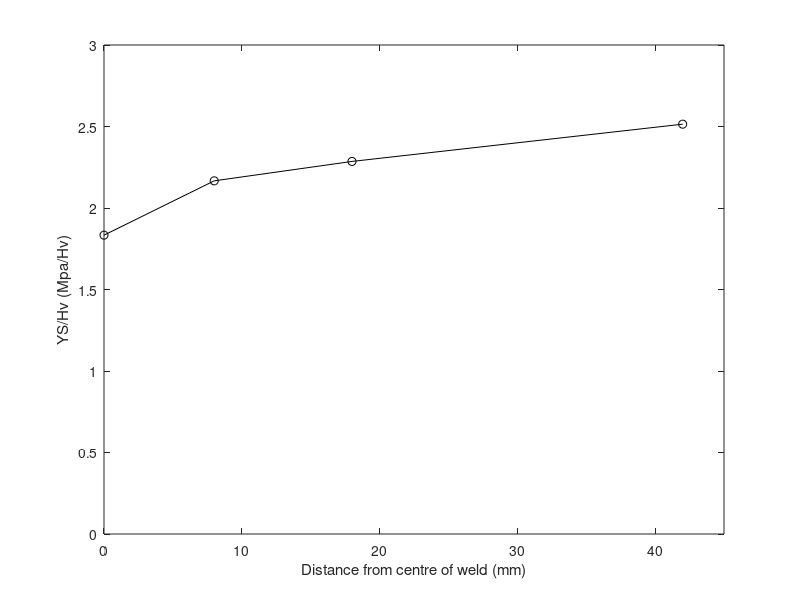
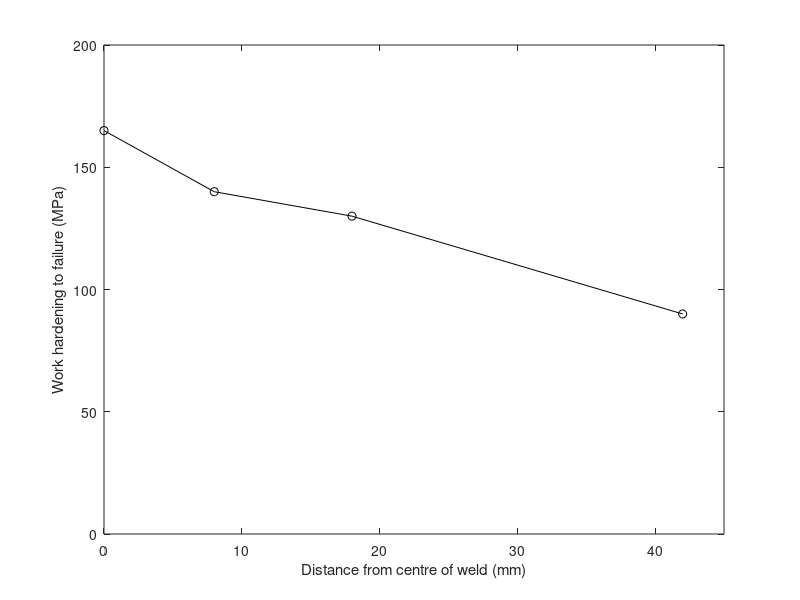
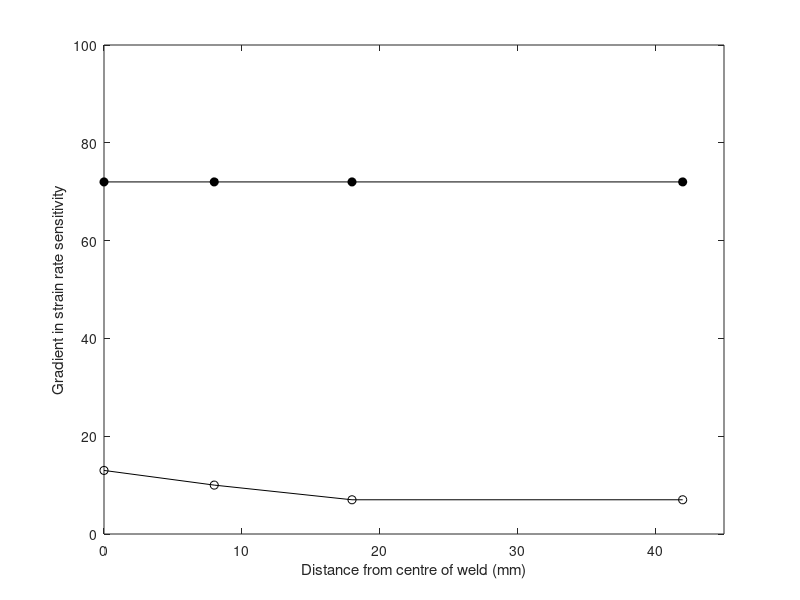
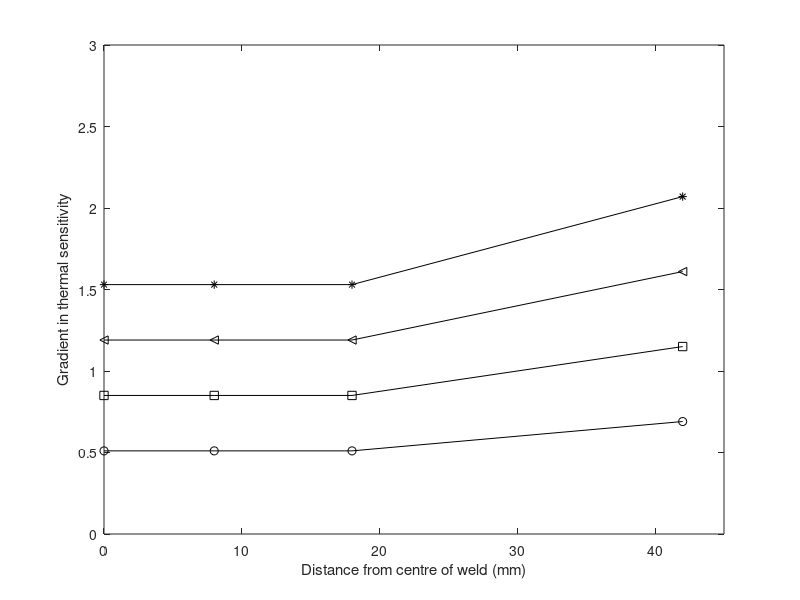

Write the MATLAB code that produced these figures, in order.
clear all 
close all

YSHV=[175 440 42
    140 320 18
    120 260 8
    120 220 0];
WH=[90 42
    130 18
    140 8
    165 0];
SRS=[7 72 42
    7 72 18
    10 72 8
    13 72 0];

HTS=[-.69 -1.15 -1.61 -2.07 42
    -.51 -.85 -1.19 -1.53 18
    -.51 -.85 -1.19 -1.53 8
    -.51 -.85 -1.19 -1.53 0];
% h=figure;
% [ax,p1,p2] = plotyy(YSHV(:,3),(YSHV(:,2)./YSHV(:,1)),WH(:,2),WH(:,1),'plot','plot');
% set(p1,'Marker','s','color','black','MarkerSize',8)
% set(p2,'Marker','o','color','black','MarkerSize',8)
% set(ax,{'ycolor'},{'k';[0 0 0]})
% set(ax(1),'XLim',[0 45]); %Sets Range 
% set(ax(1),'XTick',0:5:45);
% set(ax(1),'YLim',[1 3]);
% set(ax(1),'YTick',0:0.5:3);
% set(ax(2),'YLim',[0 200]);
% set(ax(2),'YTick',0:20:200);
% 
% ylabel(ax(1),'YS/Hv (Mpa/Hv)') % label left y-axis
% ylabel(ax(2),'Work hardening to failure (MPa)') % label right y-axis
% xlabel(ax(2),'Distance from centre of weld (mm)') % label x-axis
% saveas(h,'QuasiStaticVariation','fig');

% j=figure;
% [ax2,p11,p22] = plotyy(SRS(:,3),SRS(:,1),SRS(:,3),SRS(:,2),'plot','plot');
% set(p11,'Marker','s','color','black','MarkerSize',8)
% set(p22,'Marker','o','color','black','MarkerSize',8)
% set(ax2,{'ycolor'},{'k';[0 0 0]})
% set(ax2(1),'XLim',[0 45]); %Sets Range 
% set(ax2(1),'XTick',0:5:45);
% set(ax2(1),'YLim',[0 100]);
% set(ax2(1),'YTick',0:20:100);
% set(ax2(2),'YLim',[0 100]);
% set(ax2(2),'YTick',0:20:100);
% 
% ylabel(ax2(1),'Gradient in strain rate sensitivity') % label left y-axis
% ylabel(ax2(2),'Gradient in strain rate sensitivity') % label right y-axis
% xlabel(ax2(2),'Distance from centre of weld (mm)') % label x-axis
% saveas(j,'DynamicVariation','fig');

h=figure;
plot(YSHV(:,3),(YSHV(:,2)./YSHV(:,1)),'ok-');
xlim([0 45]);
ylim([0 3]);
xlabel('Distance from centre of weld (mm)');
ylabel('YS/Hv (Mpa/Hv)');
saveas(h,'YieldHardnessVariation','fig');

i=figure;
plot(WH(:,2),WH(:,1),'ko-');
xlim([0 45]);
ylim([0 200]);
xlabel('Distance from centre of weld (mm)');
ylabel('Work hardening to failure (MPa)');
saveas(i,'WorkHardeningVariation','fig');

k=figure;
plot(SRS(:,3),SRS(:,1),'ko-');
hold on;
plot(SRS(:,3),SRS(:,2),'ko-','MarkerFaceColor',[0 0 0]);
xlim([0 45]);
ylim([0 100]);
xlabel('Distance from centre of weld (mm)');
ylabel('Gradient in strain rate sensitivity');
saveas(k,'StrainRateVariation','fig');

l=figure;
plot(HTS(:,5),-HTS(:,1),'ko-');
hold on;
plot(HTS(:,5),-HTS(:,2),'ks-');
hold on;
plot(HTS(:,5),-HTS(:,3),'k<-');
hold on;
plot(HTS(:,5),-HTS(:,4),'k*-');
xlim([0 45]);
ylim([0 3]);
xlabel('Distance from centre of weld (mm)');
ylabel('Gradient in thermal sensitivity');
saveas(l,'ThermalVariation','fig');

m=figure;
subplot(2,2,1);
plot(YSHV(:,3),(YSHV(:,2)./YSHV(:,1)),'ok-');
xlim([0 45]);
ylim([0 3]);
xlabel('Distance from centre of weld (mm)');
ylabel('YS/Hv (Mpa/Hv)');

subplot(2,2,2);
plot(WH(:,2),WH(:,1),'ko-');
xlim([0 45]);
ylim([0 200]);
xlabel('Distance from centre of weld (mm)');
ylabel('Work hardening to failure (MPa)');

subplot(2,2,3);
plot(SRS(:,3),SRS(:,1),'ko-');
hold on;
plot(SRS(:,3),SRS(:,2),'ko-','MarkerFaceColor',[0 0 0]);
xlim([0 45]);
ylim([0 100]);
xlabel('Distance from centre of weld (mm)');
ylabel('Gradient in strain rate sensitivity');

subplot(2,2,4);
plot(HTS(:,5),-HTS(:,1),'ko-');
hold on;
plot(HTS(:,5),-HTS(:,2),'ks-');
hold on;
plot(HTS(:,5),-HTS(:,3),'k<-');
hold on;
plot(HTS(:,5),-HTS(:,4),'k*-');
xlim([0 45]);
ylim([0 3]);
xlabel('Distance from centre of weld (mm)');
ylabel('Gradient in thermal sensitivity');
saveas(m,'AllPropertyVariation','fig');